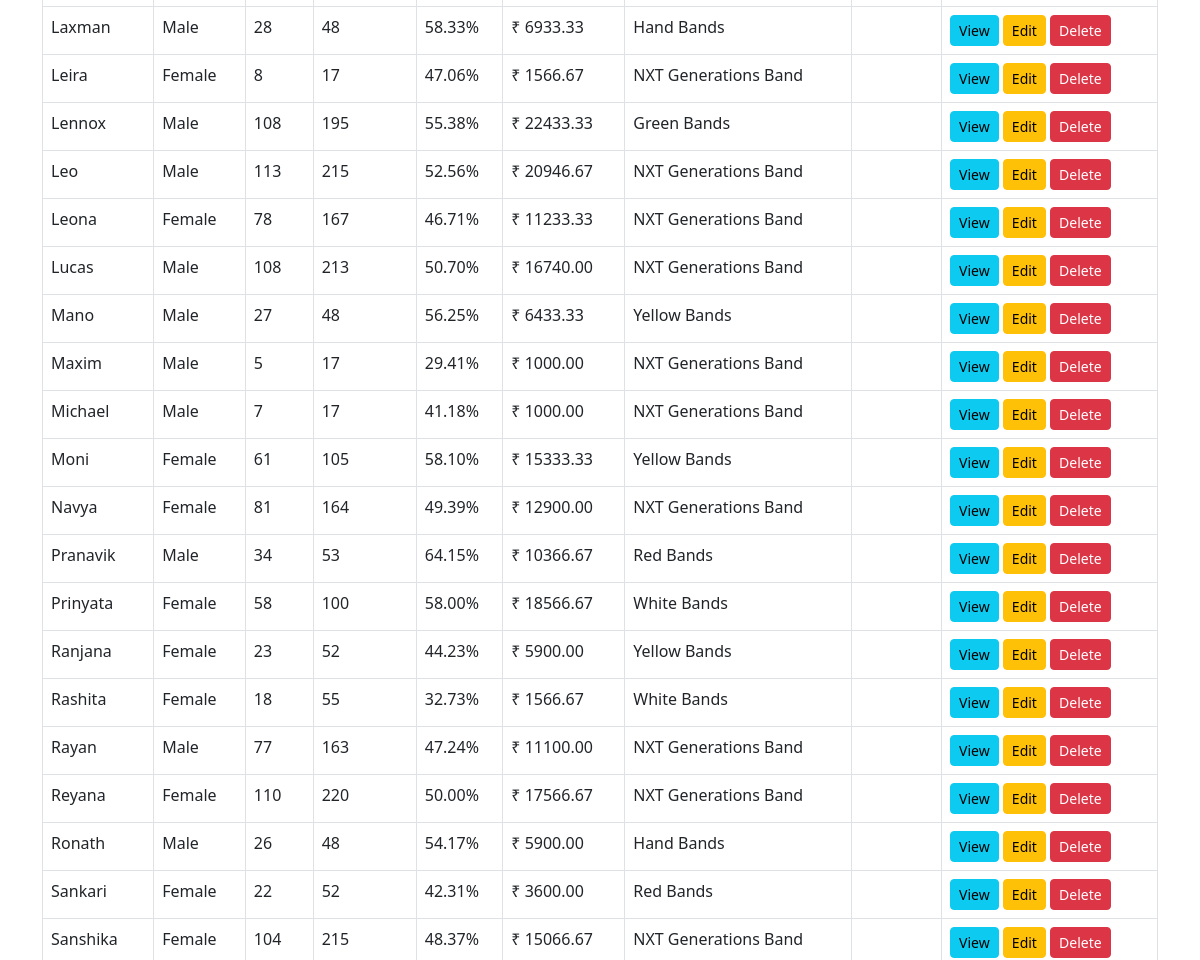
Page /academy/players/ (signed in, middle part) on the earlier database version.
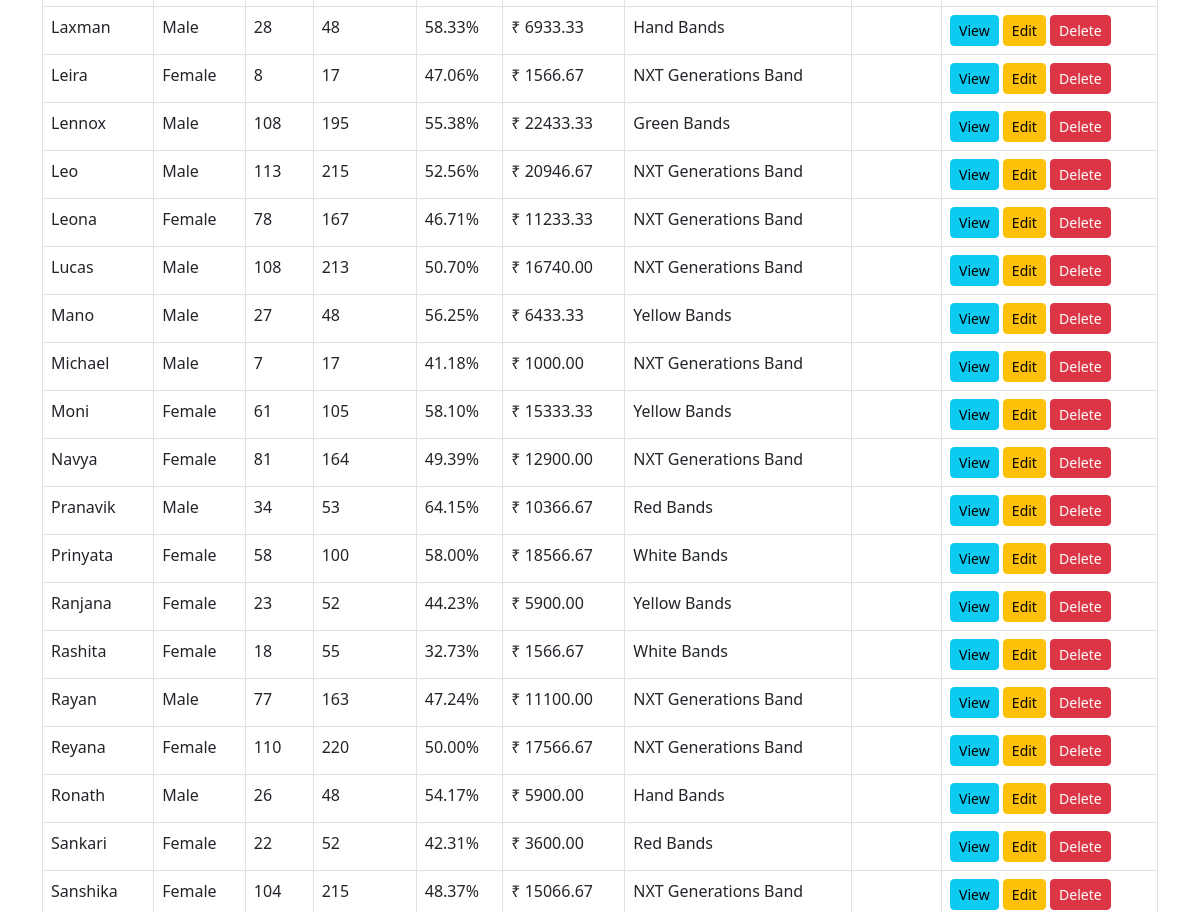
Same page on the later database version.
### academy/models.py (models this page shows, shortened)
class Player(models.Model):
    GENDER_CHOICES = [
        ('Male', 'Male'),
        ('Female', 'Female'),
    ]
    name = models.CharField(max_length=200)
    gender = models.CharField(max_length=10, choices=GENDER_CHOICES)
    band = models.ForeignKey(Band, on_delete=models.CASCADE, related_name='player_band')
    wins = models.PositiveIntegerField(default=0)
    matchesplayed = models.PositiveIntegerField(default=0)
    winningpercentage = models.FloatField(default=0)
    networth = models.FloatField(default=0)
    image_url = models.CharField(max_length=120, null=True, blank=True)
    is_active = models.BooleanField(default=True)
    objects = ActivePlayerManager()
    all_objects = models.Manager()
    spouse = models.OneToOneField(
        'self',
        on_delete=models.SET_NULL,
        null=True,
        blank=True,
        related_name="partner"
    )

class Band(models.Model):
    name = models.CharField(max_length=200)
    networth = models.FloatField(default=0)
    image_url = models.CharField(max_length=120, null=True, blank=True)
    emoji = models.CharField(max_length=5, null=True, blank=True)
    def __str__(self):
        return self.name

### academy/views.py (the view)
# urls.py: path('players/', views.player_list, name='player-list'),
@login_required
def player_list(request):
    form = PlayerFilterForm(request.GET or None)
    players = get_player_object_list(form)
    return render(
        request,
        "academy/players/player_list.html",
        {"players": players, "form": form, 'title': 'Players List',},
    )

### academy/models.py (called while the page is built)
    def get_queryset(self):
        return super().get_queryset().filter(is_active=True)

### academy/views.py (called while the page is built, shortened)
def get_player_object_list(form):
    players = Player.objects.all().order_by("name")
    return players

### templates/academy/players/player_list.html (shortened to what this page needs)
{% extends "base.html" %}
{% block content %}
<div class="table-responsive">
<table class="table table-hover table-bordered">
  <tbody id="table-body">
    {% include "academy/players/partials/table_body.html" %}
  </tbody>
</table>
</div>
{% endblock %}

### templates/academy/players/partials/table_body.html (shortened to what this page needs)
{% if players %}
    {% for player in players %}
    <tr>
    <td>{{ player.name }}</td>
    <td>{{ player.gender }}</td>
    <td>{{ player.wins }}</td>
    <td>{{ player.matchesplayed }}</td>
    <td>{{ player.winningpercentage|floatformat:2 }}%</td>
    <td>₹ {{ player.networth|floatformat:2 }}</td>
    <td>{{ player.band.name }}</td>
    <td>
    </td>
    <td>
        <a href="{% url 'player-view' player.id %}" class="btn btn-info btn-sm">View</a>
        <a href="{% url 'player-update' player.pk %}" class="btn btn-sm btn-warning">Edit</a>
        <a class="btn btn-danger btn-sm"
            hx-get="{% url 'player-delete' player.pk %}"
            hx-target="#dialog"
            hx-swap="innerHTML">
        Delete
        </a>
    </td>
    </tr>
    {% empty %}
    <tr><td colspan="8" class="text-center">No players yet.</td></tr>
    {% endfor %}
{% endif %}

Differences in the rows shown:
no longer on this page (row edited): Player: name "Maxim", gender "Male", wins "5", matchesplayed "17", winningpercentage "29.41", networth "1000.00", band.name "NXT Generations Band"
